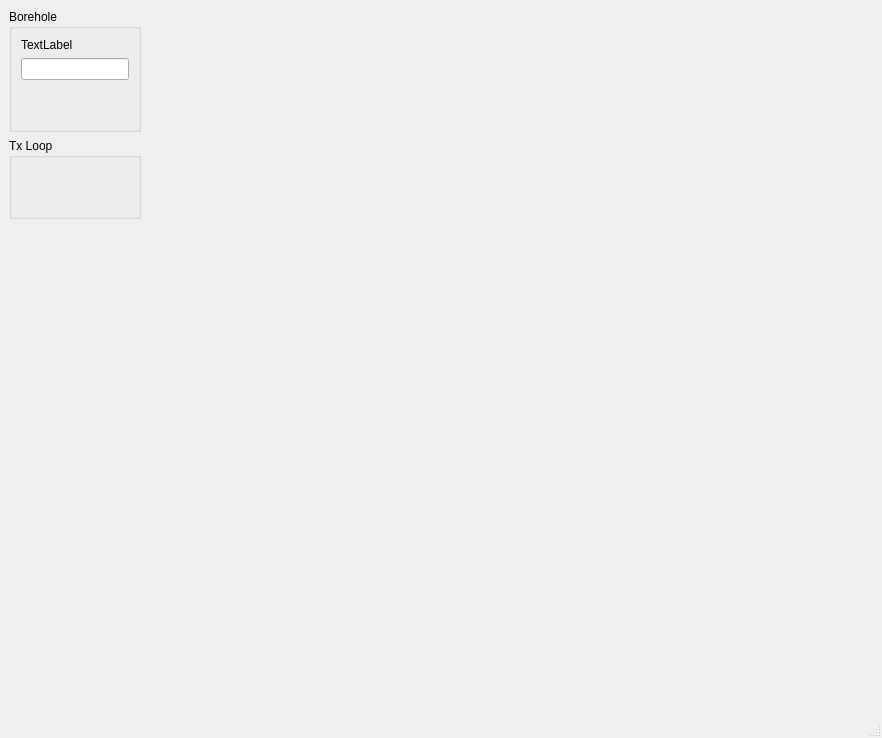
<?xml version="1.0" encoding="UTF-8"?>
<ui version="4.0">
 <class>MainWindow</class>
 <widget class="QMainWindow" name="MainWindow">
  <property name="geometry">
   <rect>
    <x>0</x>
    <y>0</y>
    <width>882</width>
    <height>738</height>
   </rect>
  </property>
  <property name="windowTitle">
   <string>MainWindow</string>
  </property>
  <widget class="QWidget" name="centralwidget">
   <layout class="QGridLayout" name="gridLayout">
    <item row="0" column="0" rowspan="2">
     <widget class="QGroupBox" name="groupBox">
      <property name="sizePolicy">
       <sizepolicy hsizetype="Maximum" vsizetype="Maximum">
        <horstretch>0</horstretch>
        <verstretch>0</verstretch>
       </sizepolicy>
      </property>
      <property name="title">
       <string>Borehole</string>
      </property>
      <layout class="QVBoxLayout" name="verticalLayout">
       <item>
        <widget class="QLabel" name="label">
         <property name="text">
          <string>TextLabel</string>
         </property>
        </widget>
       </item>
       <item>
        <widget class="QLineEdit" name="lineEdit"/>
       </item>
       <item>
        <spacer name="verticalSpacer">
         <property name="orientation">
          <enum>Qt::Vertical</enum>
         </property>
         <property name="sizeHint" stdset="0">
          <size>
           <width>20</width>
           <height>40</height>
          </size>
         </property>
        </spacer>
       </item>
      </layout>
     </widget>
    </item>
    <item row="2" column="0">
     <widget class="QGroupBox" name="groupBox_2">
      <property name="sizePolicy">
       <sizepolicy hsizetype="Preferred" vsizetype="Maximum">
        <horstretch>0</horstretch>
        <verstretch>0</verstretch>
       </sizepolicy>
      </property>
      <property name="title">
       <string>Tx Loop</string>
      </property>
      <layout class="QVBoxLayout" name="verticalLayout_2">
       <item>
        <spacer name="verticalSpacer_2">
         <property name="orientation">
          <enum>Qt::Vertical</enum>
         </property>
         <property name="sizeHint" stdset="0">
          <size>
           <width>20</width>
           <height>40</height>
          </size>
         </property>
        </spacer>
       </item>
      </layout>
     </widget>
    </item>
    <item row="0" column="1">
     <widget class="QWidget" name="widget_2" native="true"/>
    </item>
    <item row="3" column="0">
     <spacer name="verticalSpacer_3">
      <property name="orientation">
       <enum>Qt::Vertical</enum>
      </property>
      <property name="sizeHint" stdset="0">
       <size>
        <width>20</width>
        <height>40</height>
       </size>
      </property>
     </spacer>
    </item>
    <item row="1" column="1" rowspan="3">
     <widget class="QWidget" name="widget" native="true"/>
    </item>
   </layout>
  </widget>
  <widget class="QMenuBar" name="menubar">
   <property name="geometry">
    <rect>
     <x>0</x>
     <y>0</y>
     <width>882</width>
     <height>21</height>
    </rect>
   </property>
  </widget>
  <widget class="QStatusBar" name="statusbar"/>
 </widget>
 <resources/>
 <connections/>
</ui>
